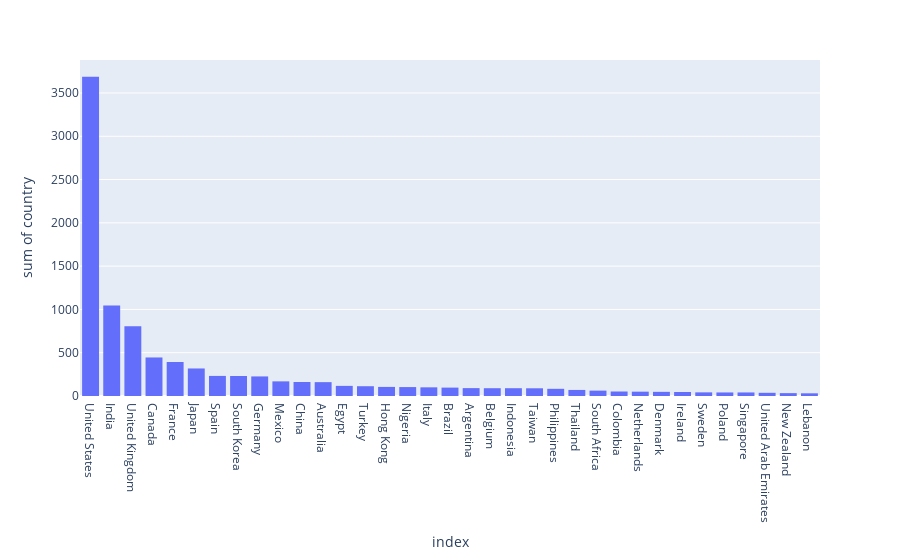

Notebook code for this chart:
### Code cell
# sns.countplot(data=df1, x='country')
# plt.show()

# fig = px.histogram(data_frame=filtered_countries, x=filtered_countries.index, y=filtered_countries.country)
# fig.show()

### Figure 1 — Plotly figure (JSON) as saved in the notebook; plotly's stock layout.template omitted (floating-point values rounded to 4 significant figures)
{"data": [{"alignmentgroup": "True", "bingroup": "x", "histfunc": "sum", "hovertemplate": "index=%{x}<br>sum of country=%{y}<extra></extra>", "legendgroup": "", "marker": {"color": "#636efa", "pattern": {"shape": ""}}, "name": "", "offsetgroup": "", "orientation": "v", "showlegend": false, "type": "histogram", "x": ["United States", "India", "United Kingdom", "Canada", "France", "Japan", "Spain", "South Korea", "Germany", "Mexico", "China", "Australia", "Egypt", "Turkey", "Hong Kong", "Nigeria", "Italy", "Brazil", "Argentina", "Belgium", "Indonesia", "Taiwan", "Philippines", "Thailand", "South Africa", "Colombia", "Netherlands", "Denmark", "Ireland", "Sweden", "Poland", "Singapore", "United Arab Emirates", "New Zealand", "Lebanon"], "xaxis": "x", "y": [3687, 1046, 806, 445, 393, 318, 232, 231, 226, 169, 162, 160, 117, 113, 105, 103, 100, 97, 91, 90, 90, 89, 83, 70, 62, 52, 50, 48, 46, 42, 41, 41, 37, 33, 31], "yaxis": "y"}], "layout": {"barmode": "relative", "legend": {"tracegroupgap": 0}, "margin": {"t": 60}, "xaxis": {"anchor": "y", "domain": [0, 1], "title": {"text": "index"}}, "yaxis": {"anchor": "x", "domain": [0, 1], "title": {"text": "sum of country"}}}}
